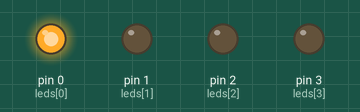
The sketch below on a simulated Arduino Uno, built with avr-gcc and run on an emulated ATmega328P. Parts: output pins drawn as LEDs (lit = HIGH). Random numbers use the default seed unless the sketch sets one. At 2.2 s the program stops and its outputs stay as they are.

Above: at 0.1 s.
At 0.7 s:
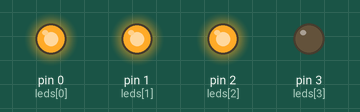
At 1.3 s:
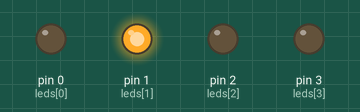
At 1.8 s:
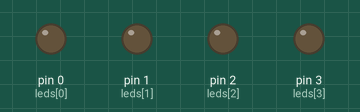
Timing chart, 0 to 3.3 s (numbered marks = the images above):
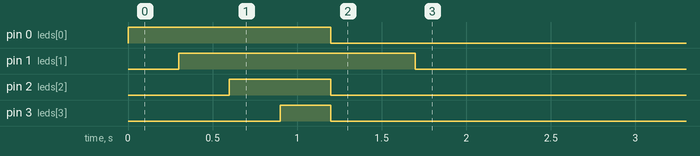

Measured:
- by itself, pin 1 (leds[1]): HIGH → LOW at 1.7 s

The sketch:

Genius.ino
```cpp
int leds[] = {0,1,2,3};
int switches[] = {8,9,10,11};

struct rnd
{
    int led;
    struct rnd *prox;
};

struct rnd *rnd_ini = NULL;
struct rnd *last_rnd = NULL;

void setup() {
  int i;
  for(i=0;i<4;i++) {
    pinMode(leds[i], OUTPUT);
    pinMode(switches[i], INPUT);

    digitalWrite(leds[i], HIGH);
    delay(300);
  }
  broadcast(LOW);
}

void loop() {
  //sorts a color
  int lastPick = pickOne();

  //displays sequence to the user
  struct rnd *r = rnd_ini;
  int t;

  while(r!=NULL){
    blinkLed(r->led);
    r = r->prox;
  }

  //waits for user input
  int pushedButton = readInput();
  if(lastPick==pushedButton)
    nice();
  else
    fail();
}

//correct sequence
void nice() {
  int i;
  for(i=0;i<3;i++) {
    broadcast(HIGH);
    delay(100);
    broadcast(LOW);
    delay(100);
  }
}

//wrong sequence
void fail() {
  broadcast(HIGH);
  int i;
  for(i=3;i>=0;i--) {
    delay(300);
    digitalWrite(leds[i], LOW);
  }
  readInput();
  reset();
}

void reset() {
  if(rnd_ini != NULL)
    freernds(rnd_ini);
}

void freernds(struct rnd *r)
{
    if(r->prox !=NULL)
        freernds(r);

    free(r);
}

void blinkLed(int ledIndex) {
  digitalWrite(leds[ledIndex], HIGH);
  delay(500);
  digitalWrite(leds[ledIndex], LOW);
  delay(500);
}

void broadcast(int signal) {
  int i;
  for(i=0;i<4;i++) {
    digitalWrite(leds[i], signal);
  }
}

int readInput() {
  int i;
  while(true) {
    for(i=0;i<3;i++) {
      if(digitalRead(switches[i]==HIGH))
        return i;
    }
    delay(10);
  }
}

int pickOne() {
  int pick = random(0,3);

  struct rnd *novo_rnd = (struct rnd*)malloc(sizeof(struct rnd));
  novo_rnd->led = pick;
  novo_rnd->prox = NULL;

  if(rnd_ini==NULL)
    rnd_ini = novo_rnd;
  else
    last_rnd->prox = novo_rnd;

   last_rnd = novo_rnd;

  return pick;
}
```
